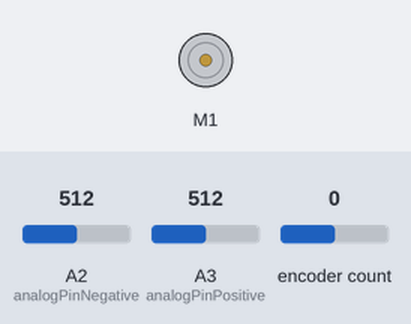
Bench run of a sketch on a simulated Arduino Uno, built with avr-gcc and run on an emulated ATmega328P. Parts: DC motor (green arrow = forward, orange = backward, longer = faster). The test bench sets the inputs (shaded band); at power-on: A2 (analogPinNegative) = 512, A3 (analogPinPositive) = 512, encoder count 0. Random numbers use the default seed unless the sketch sets one; what the sketch prints to the serial monitor is not drawn.

Above: at 0.5 s.
At 3.5 s:
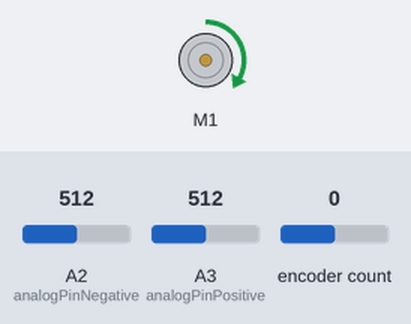
Timing chart, 0 to 4.6 s (numbered marks = the images above):
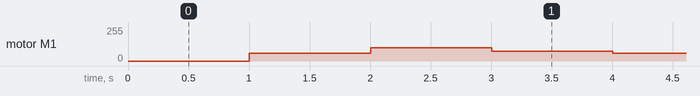

The sketch:

motor_input_output.ino
```cpp
#include <Encoder.h>
#include<elapsedMillis.h>

#include <Wire.h>
#include <Adafruit_MotorShield.h>
#include "utility/Adafruit_PWMServoDriver.h"

#define output_interval 2              // sampling interval for output encoder position
#define input_interval 1000             // interval between switching voltages

// Create the motor shield object with the default I2C address
Adafruit_MotorShield AFMS = Adafruit_MotorShield();

// Select which 'port' M1, M2, M3 or M4. In this case, M1
Adafruit_DCMotor *myMotor = AFMS.getMotor(1);

float output_input_val = 0;               // voltage values
long encoder_val = 0;             // encoder values
long square_input =0;            // square wave input
long motor_voltage = 0;           // PWM motor voltage signal (0-255)

Encoder my_enc(2, 3);            // encoder pins (these are the ardunios interrupt pins)
elapsedMillis output_timer,compensator_timer,input_timer;     // constantly counting

int analogPinPositive = 3;               // used to read postive voltage input from ardunio
int analogPinNegative = 2;               // used to read negative voltages input from ardunio

void setup()

{
  Serial.begin(115200);          // setup serial
  output_timer = 0;                    // initialize timer
  input_timer = 0;
  compensator_timer = 0;

  myMotor->setSpeed(150);
  myMotor->run(FORWARD);
  // turn on motor
  myMotor->run(RELEASE);

  Serial.println("Begin random voltage input test!");
  AFMS.begin(250);               // create with the default frequency 1.6KHz (AFMS.begin(1000) if you wanted 1KHz)
}


void loop()

{
  if (input_timer > input_interval)
    {
      input_timer = 0;
      motor_voltage = random(50,200);                     // randomly select a new motor voltage
      myMotor->setSpeed(motor_voltage);
      myMotor->run(FORWARD);
    }
  if (output_timer > output_interval) {
    compensator_timer = 0;
    square_input = analogRead(analogPinPositive)-analogRead(analogPinNegative);
    encoder_val = my_enc.read();                     // fetch encoder data
    Serial.println("in");
    Serial.println(square_input);
    Serial.println("out");                     // for serial
    Serial.println(encoder_val);                      // print encoder ata to serial
    output_timer = output_timer-output_interval;//+compensator_timer;
  }
}
```
